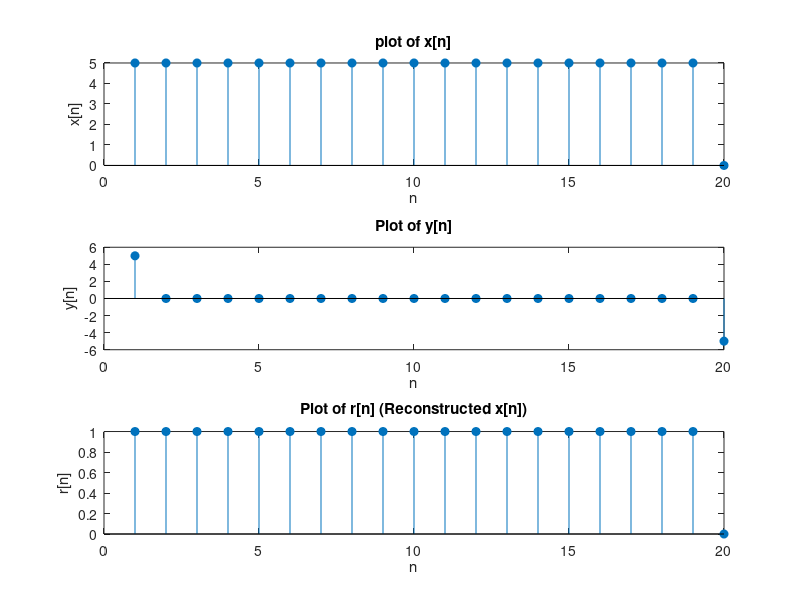

MATLAB code for this plot:
% input signal
x = ones(1,19);
k = 0;
x = [x, k]; 

y = zeros(1,20);
r = zeros(1,20);
figure;
subplot(3, 1, 1); 
stem(5*x, 'filled');
title('plot of x[n]');
xlabel('n')
ylabel('x[n]')

% output of the digital differentiator y[n]
for i = 1:length(y)
    if i-1<1
        y(i) = x(i);
    else
        y(i) = x(i) - x(i-1);
    end
end
subplot(3, 1, 2); 
stem(5*y, 'filled'); 
title('Plot of y[n]');
xlabel('n')
ylabel('y[n]')

% output of the inverse system r[n] (reconstruction of input x[n])
for j = 1:length(r)
    if j-1<1
        r(j) = y(j); % we've assumed r(0) = 0 for a relaxed system
    else
        r(j) = y(j) + r(j-1);
    end
end
subplot(3,1,3);
stem(r, 'filled');
title('Plot of r[n] (Reconstructed x[n])');
xlabel('n');
ylabel('r[n]');
